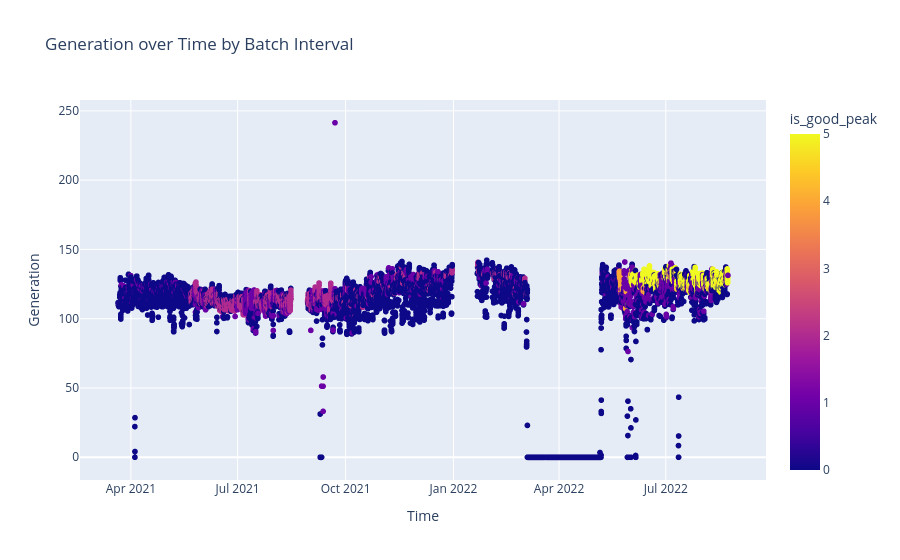
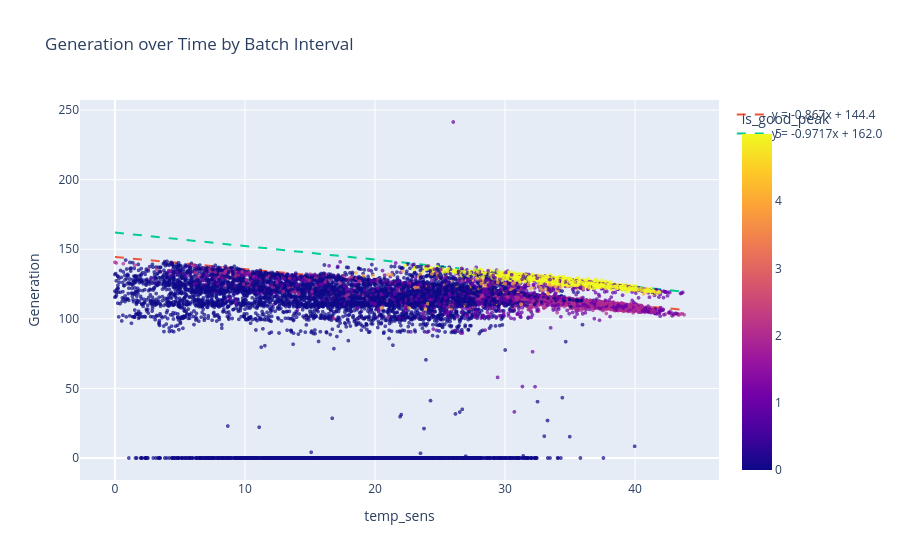

These figures' notebook cell, in order:
### Code cell
name_plot, code_plot = "پرند", "G12"
ds_n_c_plot = Data_selector(Data_selector(df_c).select_peaks(goodness=0))
df_n_c_plot = ds_n_c_plot.filter_name_code(name_plot, code_plot)
show(df_n_c_plot, save=False, param={"name": name_plot, "code": code_plot})

### Figure 1 — Plotly figure (JSON) as saved in the notebook; plotly's stock layout.template omitted (floating-point values rounded to 4 significant figures; data arrays with more than 128 entries replaced by an {"elided": "..."} marker saying what was removed)
{"data": [{"customdata": {"elided": "11389x2 float values"}, "hovertemplate": "Time=%{x}<br>Generation=%{y}<br>temp_sens=%{customdata[0]}<br>interval_id=%{customdata[1]}<br>is_good_peak=%{marker.color}<extra></extra>", "legendgroup": "", "marker": {"color": {"elided": "11389 int values"}, "coloraxis": "coloraxis", "symbol": "circle"}, "mode": "markers", "name": "", "showlegend": false, "type": "scattergl", "x": {"elided": "11389 str values"}, "xaxis": "x", "y": {"elided": "11389 float values"}, "yaxis": "y"}], "layout": {"coloraxis": {"colorbar": {"title": {"text": "is_good_peak"}}, "colorscale": [[0, "#0d0887"], [0.1111, "#46039f"], [0.2222, "#7201a8"], [0.3333, "#9c179e"], [0.4444, "#bd3786"], [0.5556, "#d8576b"], [0.6667, "#ed7953"], [0.7778, "#fb9f3a"], [0.8889, "#fdca26"], [1, "#f0f921"]]}, "legend": {"tracegroupgap": 0}, "title": {"text": "Generation over Time by Batch Interval"}, "xaxis": {"anchor": "y", "domain": [0, 1], "title": {"text": "Time"}}, "yaxis": {"anchor": "x", "domain": [0, 1], "title": {"text": "Generation"}}}}

### Figure 2 — Plotly figure (JSON) as saved in the notebook; plotly's stock layout.template omitted (floating-point values rounded to 4 significant figures; data arrays with more than 128 entries replaced by an {"elided": "..."} marker saying what was removed)
{"data": [{"customdata": {"elided": "11389x1 str values"}, "hovertemplate": "temp_sens=%{x}<br>Generation=%{y}<br>datetime=%{customdata[0]}<br>is_good_peak=%{marker.color}<extra></extra>", "legendgroup": "", "marker": {"color": {"elided": "11389 int values"}, "coloraxis": "coloraxis", "opacity": 0.7, "size": 4, "sizemode": "diameter", "sizeref": 1, "symbol": "circle"}, "mode": "markers", "name": "", "showlegend": false, "type": "scattergl", "x": {"elided": "11389 float values"}, "xaxis": "x", "y": {"elided": "11389 float values"}, "yaxis": "y"}, {"line": {"dash": "dash", "width": 2}, "mode": "lines", "name": "y = -0.867x + 144.4", "type": "scatter", "x": [0.0, 0.4421, 0.8842, 1.326, 1.768, 2.211, 2.653, 3.095, 3.537, 3.979, 4.421, 4.863, 5.305, 5.748, 6.19, 6.632, 7.074, 7.516, 7.958, 8.4, 8.842, 9.285, 9.727, 10.17, 10.61, 11.05, 11.5, 11.94, 12.38, 12.82, 13.26, 13.71, 14.15, 14.59, 15.03, 15.47, 15.92, 16.36, 16.8, 17.24, 17.68, 18.13, 18.57, 19.01, 19.45, 19.9, 20.34, 20.78, 21.22, 21.66, 22.11, 22.55, 22.99, 23.43, 23.87, 24.32, 24.76, 25.2, 25.64, 26.09, 26.53, 26.97, 27.41, 27.85, 28.3, 28.74, 29.18, 29.62, 30.06, 30.51, 30.95, 31.39, 31.83, 32.27, 32.72, 33.16, 33.6, 34.04, 34.49, 34.93, 35.37, 35.81, 36.25, 36.7, 37.14, 37.58, 38.02, 38.46, 38.91, 39.35, 39.79, 40.23, 40.68, 41.12, 41.56, 42.0, 42.44, 42.89, 43.33, 43.77], "y": [144.4, 144.0, 143.6, 143.3, 142.9, 142.5, 142.1, 141.7, 141.3, 141.0, 140.6, 140.2, 139.8, 139.4, 139.0, 138.7, 138.3, 137.9, 137.5, 137.1, 136.7, 136.4, 136.0, 135.6, 135.2, 134.8, 134.4, 134.1, 133.7, 133.3, 132.9, 132.5, 132.1, 131.8, 131.4, 131.0, 130.6, 130.2, 129.8, 129.5, 129.1, 128.7, 128.3, 127.9, 127.5, 127.2, 126.8, 126.4, 126.0, 125.6, 125.2, 124.9, 124.5, 124.1, 123.7, 123.3, 122.9, 122.6, 122.2, 121.8, 121.4, 121.0, 120.6, 120.3, 119.9, 119.5, 119.1, 118.7, 118.3, 118.0, 117.6, 117.2, 116.8, 116.4, 116.0, 115.7, 115.3, 114.9, 114.5, 114.1, 113.7, 113.4, 113.0, 112.6, 112.2, 111.8, 111.4, 111.1, 110.7, 110.3, 109.9, 109.5, 109.1, 108.8, 108.4, 108.0, 107.6, 107.2, 106.8, 106.5]}, {"line": {"dash": "dash", "width": 2}, "mode": "lines", "name": "y = -0.9717x + 162.0", "type": "scatter", "x": [0.0, 0.4421, 0.8842, 1.326, 1.768, 2.211, 2.653, 3.095, 3.537, 3.979, 4.421, 4.863, 5.305, 5.748, 6.19, 6.632, 7.074, 7.516, 7.958, 8.4, 8.842, 9.285, 9.727, 10.17, 10.61, 11.05, 11.5, 11.94, 12.38, 12.82, 13.26, 13.71, 14.15, 14.59, 15.03, 15.47, 15.92, 16.36, 16.8, 17.24, 17.68, 18.13, 18.57, 19.01, 19.45, 19.9, 20.34, 20.78, 21.22, 21.66, 22.11, 22.55, 22.99, 23.43, 23.87, 24.32, 24.76, 25.2, 25.64, 26.09, 26.53, 26.97, 27.41, 27.85, 28.3, 28.74, 29.18, 29.62, 30.06, 30.51, 30.95, 31.39, 31.83, 32.27, 32.72, 33.16, 33.6, 34.04, 34.49, 34.93, 35.37, 35.81, 36.25, 36.7, 37.14, 37.58, 38.02, 38.46, 38.91, 39.35, 39.79, 40.23, 40.68, 41.12, 41.56, 42.0, 42.44, 42.89, 43.33, 43.77], "y": [162.0, 161.6, 161.1, 160.7, 160.3, 159.9, 159.4, 159.0, 158.6, 158.1, 157.7, 157.3, 156.8, 156.4, 156.0, 155.6, 155.1, 154.7, 154.3, 153.8, 153.4, 153.0, 152.5, 152.1, 151.7, 151.3, 150.8, 150.4, 150.0, 149.5, 149.1, 148.7, 148.3, 147.8, 147.4, 147.0, 146.5, 146.1, 145.7, 145.2, 144.8, 144.4, 144.0, 143.5, 143.1, 142.7, 142.2, 141.8, 141.4, 140.9, 140.5, 140.1, 139.7, 139.2, 138.8, 138.4, 137.9, 137.5, 137.1, 136.7, 136.2, 135.8, 135.4, 134.9, 134.5, 134.1, 133.6, 133.2, 132.8, 132.4, 131.9, 131.5, 131.1, 130.6, 130.2, 129.8, 129.3, 128.9, 128.5, 128.1, 127.6, 127.2, 126.8, 126.3, 125.9, 125.5, 125.1, 124.6, 124.2, 123.8, 123.3, 122.9, 122.5, 122.0, 121.6, 121.2, 120.8, 120.3, 119.9, 119.5]}], "layout": {"coloraxis": {"colorbar": {"title": {"text": "is_good_peak"}}, "colorscale": [[0, "#0d0887"], [0.1111, "#46039f"], [0.2222, "#7201a8"], [0.3333, "#9c179e"], [0.4444, "#bd3786"], [0.5556, "#d8576b"], [0.6667, "#ed7953"], [0.7778, "#fb9f3a"], [0.8889, "#fdca26"], [1, "#f0f921"]]}, "legend": {"tracegroupgap": 0}, "title": {"text": "Generation over Time by Batch Interval"}, "xaxis": {"anchor": "y", "domain": [0, 1], "title": {"text": "temp_sens"}}, "yaxis": {"anchor": "x", "domain": [0, 1], "title": {"text": "Generation"}}}}
